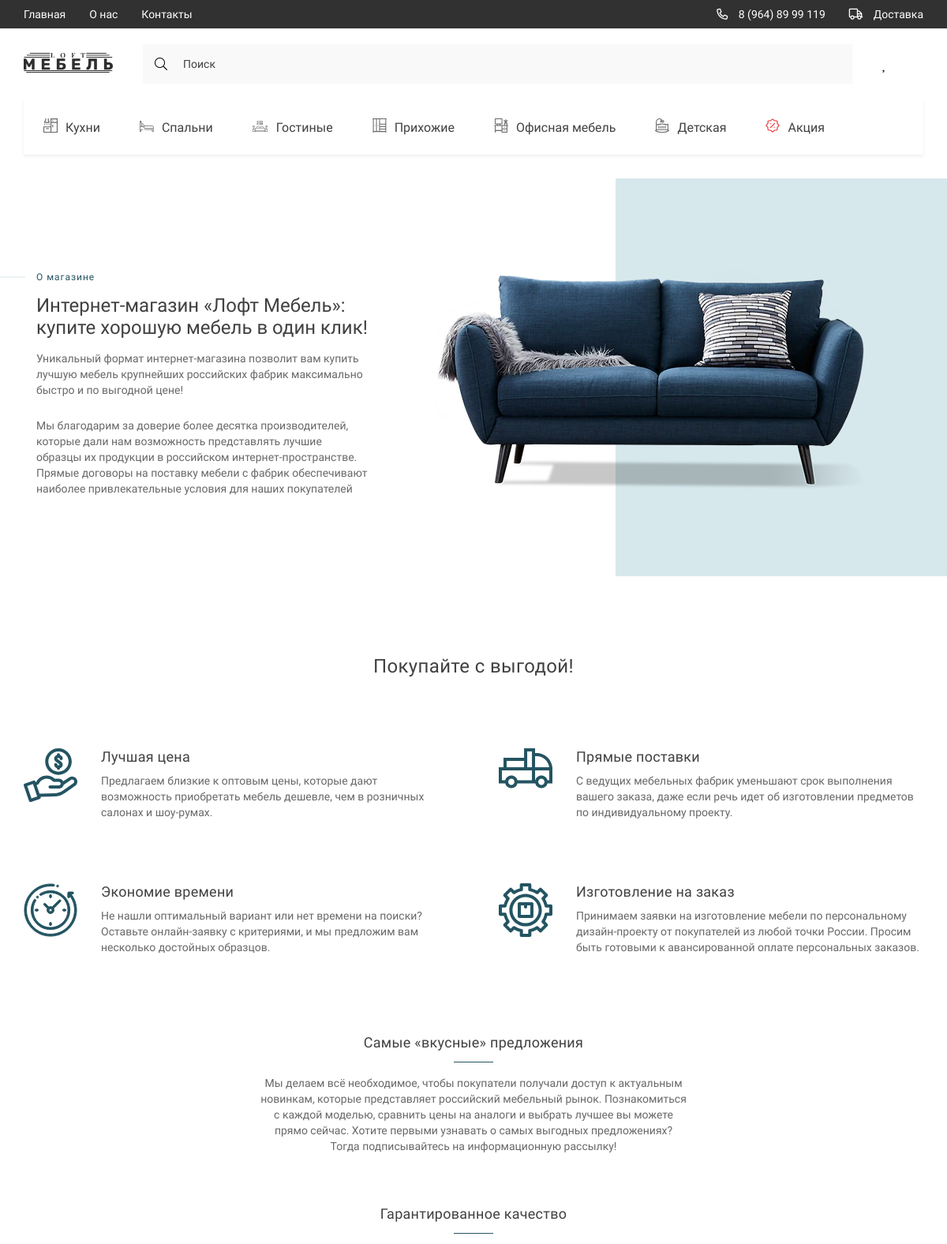
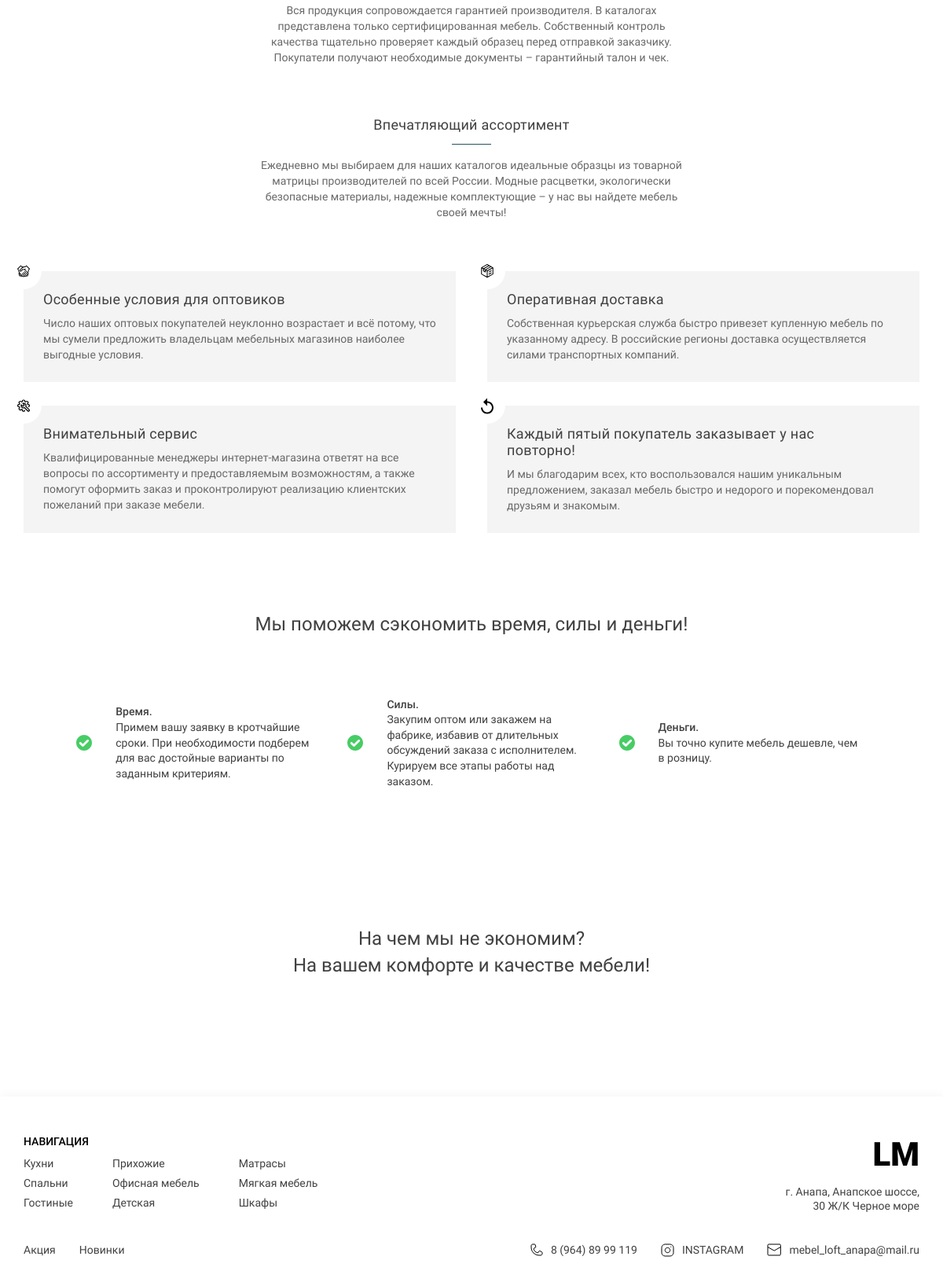
The page /about/ on the database its author committed (2 pictures, top to bottom).
### loft/models.py (models this page shows, shortened)
class Category(models.Model):
    title = models.CharField(max_length=150, verbose_name='Название категории')
    image = models.ImageField(upload_to='categories/', null=True, blank=True, verbose_name='Картинка')
    slug = models.SlugField(unique=True, null=True)
    def get_absolute_url(self):
        return reverse('category_page', kwargs={'slug': self.slug})
    def get_image_category(self):
        if self.image:
            return self.image.url
        else:
            return ''
    class Meta:
        verbose_name = 'Категория'
        verbose_name_plural = 'Категории'

### loft/views.py (the view)
# urls.py: path('about/', AboutView.as_view(), name='about'),
class AboutView(View):
    def get(self, request):
        return render(request, 'loft/about.html')

### loft/templates/loft/about.html (shortened to what this page needs)
{% extends 'base.html' %}
{% load static %}
{% block main %}
<main class="main">
    <section class="info__section">
        <div class="container">
            <div class="info__section-content">
                <div class="info__section-txt">
                    <h2 class="info__section-subtitle">О магазине</h2>
                    <h1 class="info__section-title">
                        Интернет-магазин «Лофт Мебель»:
                        купите хорошую
                        мебель в один клик!
                    </h1>
                    <p class="info__section-descr">
                        Уникальный формат интернет-магазина позволит вам купить лучшую
                        мебель крупнейших российских фабрик максимально быстро и по
                        выгодной цене!
                        <span>
                                    Мы благодарим за доверие более десятка производителей, которые дали
                                    нам возможность представлять лучшие образцы их продукции в
                                    российском интернет-пространстве. Прямые договоры на поставку
                                    мебели с фабрик обеспечивают наиболее привлекательные условия для
                                    наших покупателей
                                </span>
                    </p>
                </div>
                <div class="info__section-banner">
                    <img src="{% static 'loft/assets/images/aboute.png' %}" alt="aboute">
                </div>
            </div>
        </div>
    </section>
    <section class="sentence">
        <div class="container">
            <div class="sentence__content">
                <h2 class="sentence__title">Покупайте с выгодой!</h2>
                <div class="sentence__items">
                    <div class="sentence__item">
                        <div class="sentence__item-img">
                            <img src="{% static 'loft/assets/icons/sentence/profit-icon.svg' %}" alt="icon">
                        </div>
                        <div class="sentence__item-txt">
                            <h3 class="sentence__item-title">Лучшая цена</h3>
                            <p class="sentence__item-descr">
                                Предлагаем близкие к оптовым цены, которые дают возможность приобретать мебель
                                дешевле, чем в розничных салонах и шоу-румах.
                            </p>
                        </div>
                    </div>
                    <div class="sentence__item">
                        <div class="sentence__item-img">
                            <img src="{% static 'loft/assets/icons/sentence/supplies-icon.svg' %}" alt="icon">
                        </div>
                        <div class="sentence__item-txt">
                            <h3 class="sentence__item-title">Прямые поставки</h3>
                            <p class="sentence__item-descr">
                                С ведущих мебельных фабрик уменьшают срок
                                выполнения вашего заказа, даже если речь идет об изготовлении предметов по
                                индивидуальному проекту.
                            </p>
                        </div>
                    </div>
                    <div class="sentence__item">
                        <div class="sentence__item-img">
                            <img src="{% static 'loft/assets/icons/sentence/time-icon.svg' %}" alt="icon">
                        </div>
                        <div class="sentence__item-txt">
                            <h3 class="sentence__item-title">Экономие времени</h3>
                            <p class="sentence__item-descr">
                                Не нашли оптимальный вариант или нет
                                времени на поиски? Оставьте онлайн-заявку с критериями, и мы предложим вам
                                несколько достойных образцов.
                            </p>
                        </div>
                    </div>
                    <div class="sentence__item">
                        <div class="sentence__item-img">
                            <img src="{% static 'loft/assets/icons/sentence/production-icon.svg' %}" alt="icon">
                        </div>
                        <div class="sentence__item-txt">
                            <h3 class="sentence__item-title">Изготовление на заказ</h3>
                            <p class="sentence__item-descr">
                                Принимаем заявки на изготовление
                                мебели по персональному дизайн-проекту от покупателей из любой точки России.
                                Просим быть готовыми к авансированной оплате персональных заказов.
                            </p>
                        </div>
                    </div>
                </div>
            </div>
        </div>
    </section>
    <section class="sentence">
        <div class="container">
            <div class="offers__content">
                <div class="offers__item">
                    <h2 class="offers__item-title">Самые «вкусные» предложения</h2>
                    <p class="offers__item-descr">
                        Мы делаем всё
                        необходимое, чтобы покупатели получали доступ к актуальным новинкам, которые
                        представляет российский мебельный рынок. Познакомиться с каждой моделью,
                        сравнить цены на аналоги и выбрать лучшее вы можете прямо сейчас. Хотите
                        первыми узнавать о самых выгодных предложениях? Тогда подписывайтесь на
                        информационную рассылку!
                    </p>
                </div>
                <div class="offers__item">
                    <h2 class="offers__item-title">Гарантированное качество</h2>
                    <p class="offers__item-descr">
                        Вся продукция сопровождается
                        гарантией производителя. В каталогах представлена только сертифицированная
                        мебель. Собственный контроль качества тщательно проверяет каждый образец
                        перед отправкой заказчику. Покупатели получают необходимые документы –
                        гарантийный талон и чек.
                    </p>
                </div>
                <div class="offers__item">
                    <h2 class="offers__item-title">Впечатляющий ассортимент</h2>
                    <p class="offers__item-descr">
                        Ежедневно мы выбираем для
                        наших каталогов идеальные образцы из товарной матрицы производителей по всей
                        России. Модные расцветки, экологически безопасные материалы, надежные
                        комплектующие – у нас вы найдете мебель своей мечты!
                    </p>
                </div>
            </div>
        </div>
    </section>
    <section class="about__cards">
        <div class="container">
            <div class="about__cards-content">
                <div class="about__card">
                    <div class="about__card-img">
                        <img src="{% static 'loft/assets/icons/about__card/coop-icons.svg' %}" alt="icons">
                    </div>
                    <h2 class="about__card-title">Особенные условия для оптовиков</h2>
                    <p class="about__card-descr">
                        Число наших оптовых
                        покупателей неуклонно возрастает и всё потому, что мы сумели предложить
                        владельцам мебельных магазинов наиболее выгодные условия.
                    </p>
                </div>
                <div class="about__card">
                    <div class="about__card-img">
                        <img src="{% static 'loft/assets/icons/about__card/delivery-box-icons.svg' %}" alt="icons">
                    </div>
                    <h2 class="about__card-title">Оперативная доставка</h2>
                    <p class="about__card-descr">
                        Собственная курьерская служба
                        быстро привезет купленную мебель по указанному адресу. В российские регионы
                        доставка осуществляется силами транспортных компаний.
                    </p>
                </div>
                <div class="about__card">
                    <div class="about__card-img">
                        <img src="{% static 'loft/assets/icons/about__card/support-icons.svg' %}" alt="icons">
                    </div>
                    <h2 class="about__card-title">Внимательный сервис</h2>
                    <p class="about__card-descr">
                        Квалифицированные менеджеры
                        интернет-магазина ответят на все вопросы по ассортименту и предоставляемым
                        возможностям, а также помогут оформить заказ и проконтролируют реализацию
                        клиентских пожеланий при заказе мебели.
                    </p>
                </div>
                <div class="about__card">
                    <div class="about__card-img">
                        <img src="{% static 'loft/assets/icons/about__card/re-icons.svg' %}" alt="icons">
                    </div>
                    <h2 class="about__card-title">
                        Каждый пятый покупатель заказывает у нас
                        повторно!
                    </h2>
                    <p class="about__card-descr">
                        И мы благодарим всех, кто воспользовался нашим уникальным предложением, заказал мебель
                        быстро и недорого и порекомендовал
                        друзьям и
                        знакомым.
                    </p>
                </div>
            </div>
        </div>
    </section>
    <section class="saving">
        <div class="container">
            <div class="saving__content">
                <h2 class="saving__title">Мы поможем сэкономить время, силы и деньги!</h2>
                <div class="saving__cards">
                    <div class="saving__card">
                        <div class="saving__card-img">
                            <img src="{% static 'loft/assets/icons/saving.svg' %}" alt="saving">
                        </div>
                        <p class="saving__card-txt">
                            <span>Время. </span>
                            Примем вашу заявку в кротчайшие сроки. При необходимости
                            подберем для вас достойные варианты по заданным критериям.
                        </p>
                    </div>
                    <div class="saving__card">
                        <div class="saving__card-img">
                            <img src="{% static 'loft/assets/icons/saving.svg' %}" alt="saving">
                        </div>
                        <p class="saving__card-txt">
                            <span> Силы. </span>
                            Закупим оптом или закажем на фабрике, избавив от длительных
                            обсуждений заказа с исполнителем. Курируем все этапы работы над
                            заказом.
                        </p>
                    </div>
                    <div class="saving__card">
                        <div class="saving__card-img">
                            <img src="{% static 'loft/assets/icons/saving.svg' %}" alt="saving">
                        </div>
                        <p class="saving__card-txt">
                            <span>Деньги.</span>
                            Вы точно купите мебель дешевле, чем в розницу.
                        </p>
                    </div>
                </div>
                <h2 class="saving__title saving__title-two">
                    На чем мы не экономим? <br>
                    На вашем комфорте и
                    качестве мебели!
                </h2>
            </div>
        </div>
    </section>
</main>
{% endblock main %}

### templates/components_base/_header_list_categories.html
{% load loft_tags %}
{% get_categories_header as categories %}
<ul class="header__list _categories">
    {% for category in categories %}
    <li>
        <a href="{{ category.get_absolute_url }}" class="header__list-links">
            <span class="header__list-img">
                {% if category.image %}
                <img src="{{ category.get_image_category }}" alt="icons">
                {% endif %}
            </span>
            {{ category.title }}
        </a>
    </li>
    {% endfor %}
</ul>

### templates/components_base/_footer.html
{% load static %}
{% load loft_tags %}
{% get_categories as categories %}
<footer class="footer">
    <div class="container">
        <div class="footer__content">
            <div class="footer__navigate">
                <div class="footer__navigate-part">
                    <h2 class="footer__navigate-title">НАВИГАЦИЯ</h2>
                    <div class="footer__navigate-lists">
                        <ul class="footer__navigate-list">
                            {% for category in categories|slice:":3" %}
                            <li><a href="{{ category.get_absolute_url }}" class="footer__navigate-links">{{ category.title }}</a></li>
                            {% endfor %}
                        </ul>
                        <ul class="footer__navigate-list">
                            {% for category in categories|slice:"3:"|slice:":3" %}
                            <li><a href="{{ category.get_absolute_url }}" class="footer__navigate-links">{{ category.title }}</a></li>
                            {% endfor %}
                        </ul>
                        <ul class="footer__navigate-list">
                            {% for category in categories|slice:"8:"|slice:":3" %}
                            <li><a href="{{ category.get_absolute_url }}" class="footer__navigate-links">{{ category.title }}</a></li>
                            {% endfor %}
                        </ul>
                    </div>
                </div>
                <div class="footer__navigate-part _right">
                    <a href="{% url 'index' %}" class="footer__logo">LM</a>
                    <p class="footer__adress">г. Анапа, Анапское шоссе, 30 Ж/К Черное море</p>
                </div>
            </div>
            <div class="footer__social">
                <ul class="footer__navigate-list _short">
                    {% for category in categories|slice:"6:"|slice:":2" %}
                    <li><a href="{{ category.get_absolute_url }}" class="footer__navigate-links">{{ category.title }}</a></li>
                    {% endfor %}
                </ul>
                <ul class="footer__social-list">
                    <li>
                        <a href="tel:89648999119" class="footer__social-links">
                            <img src="{% static 'loft/assets/icons/phone.svg' %}" alt="phone">
                            8 (964) 89 99 119
                        </a>
                    </li>
                    <li>
                        <a href="https://www.instagram.com/" target="_blank" class="footer__social-links">
                            <img src="{% static 'loft/assets/icons/inst.svg' %}" alt="insta">
                            INSTAGRAM
                        </a>
                    </li>
                    <li>
                        <a href="mailto:mebel_loft_anapa@mail.ru" target="_blank" class="footer__social-links">
                            <img src="{% static 'loft/assets/icons/mail.svg' %}" alt="mail">
                            mebel_loft_anapa@mail.ru
                        </a>
                    </li>
                </ul>
            </div>
        </div>
    </div>
</footer>

### rows shown on the page
Category: get_image_category (picture), title "Кухни"
Category: get_image_category (picture), title "Спальни"
Category: get_image_category (picture), title "Гостиные"
Category: get_image_category (picture), title "Прихожие"
Category: get_image_category (picture), title "Офисная мебель"
Category: get_image_category (picture), title "Детская"
Category: get_image_category (picture), title "Акция"
Category: title "Матрасы"
Category: title "Мягкая мебель"
Category: title "Шкафы"
Category: title "Новинки"
